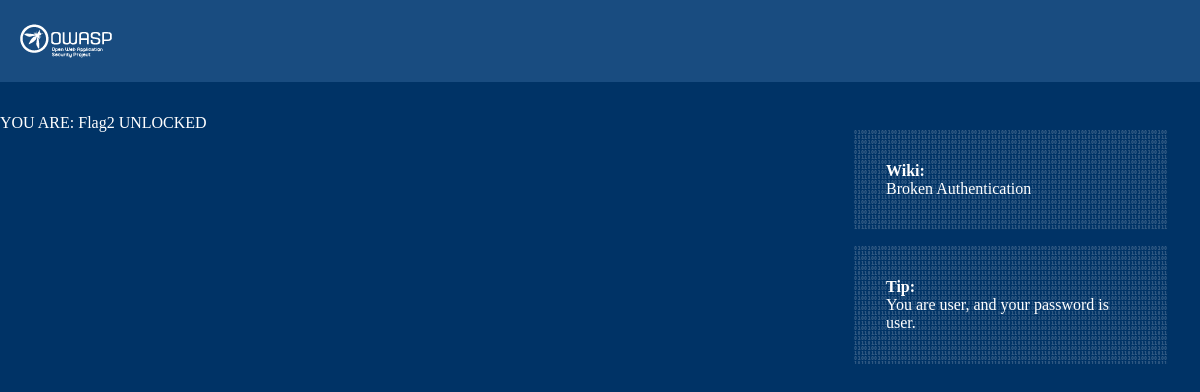
Page /pentest/2/index.php?sessionid=2 on the earlier database version.
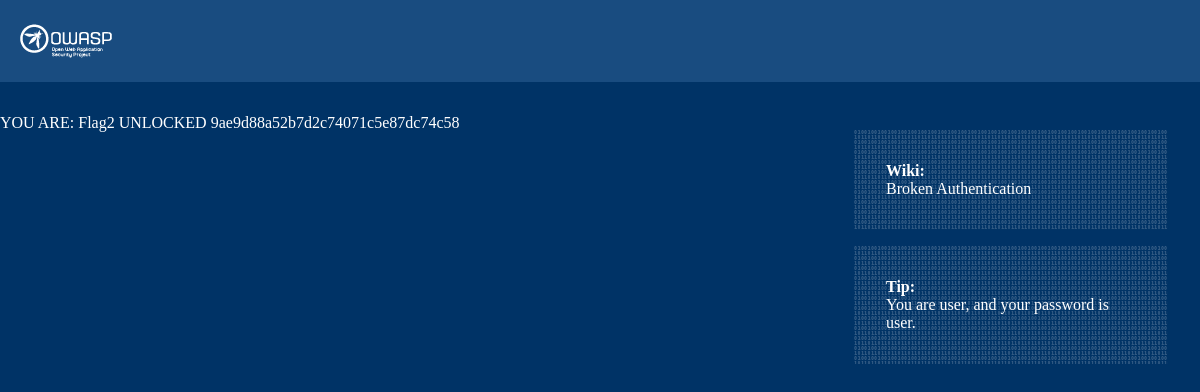
Same page on the later database version.
### tables this page shows
CREATE TABLE IF NOT EXISTS `owasp_2_users` (
`id` int(11) NOT NULL,
  `name` varchar(50) NOT NULL,
  `pass` varchar(50) NOT NULL
);

### pentest/2/index.php (the view, shortened to what this page needs)
<?php
include('../header.php');
echo '<ul class="help-box">
	<li class="info-box"><b>Wiki:</b><br>
		<div><a target="_blank" href="https://www.owasp.org/index.php/Broken_Authentication_and_Session_Management">Broken Authentication</a></div>
	</li>
	<li class="info-box"><b>Tip:</b><br>
		You are user, and your password is user.
	</li>
</ul>';
include('../connect.php');
if (isset($_GET["sessionid"])){
	$sql=mysqli_query($con, "SELECT * FROM owasp_2_users WHERE id = '$_GET[sessionid]'");
	while($row = mysqli_fetch_array($sql)){
		echo 'YOU ARE: '.$row["name"];
	}
}else{
	echo '<form method="post" action="./index.php">
		<input type="text" name="name" placeholder="Name">
		<input type="password" name="pass" placeholder="Password">
		<input type="submit" value="LOG IN">
	</form>';
}
?>

Differences in the rows shown:
changed owasp_2_users: name "Flag2 UNLOCKED" → "Flag2 UNLOCKED 9ae9d88a52b7d2c74071c5e87dc74c58"
